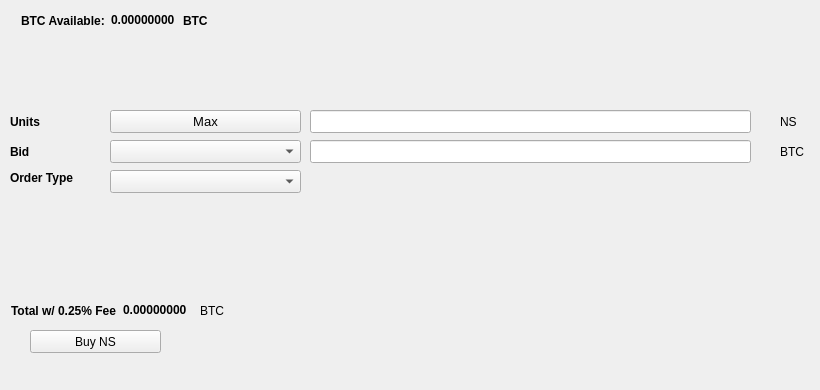
   <widget class="QWidget" name="BuyTab">
    <attribute name="title">
     <string>Buy</string>
    </attribute>
    <widget class="QPushButton" name="BuyNS">
     <property name="geometry">
      <rect>
       <x>30</x>
       <y>330</y>
       <width>131</width>
       <height>23</height>
      </rect>
     </property>
     <property name="text">
      <string>Buy NS</string>
     </property>
     <property name="icon">
      <iconset resource="../nodestats.qrc">
       <normaloff>:/icons/bitcoin</normaloff>:/icons/bitcoin</iconset>
     </property>
    </widget>
    <widget class="QLabel" name="label_3">
     <property name="geometry">
      <rect>
       <x>10</x>
       <y>110</y>
       <width>46</width>
       <height>23</height>
      </rect>
     </property>
     <property name="font">
      <font>
       <weight>75</weight>
       <bold>true</bold>
      </font>
     </property>
     <property name="text">
      <string>Units</string>
     </property>
    </widget>
    <widget class="QLineEdit" name="UnitsInput">
     <property name="geometry">
      <rect>
       <x>310</x>
       <y>110</y>
       <width>441</width>
       <height>23</height>
      </rect>
     </property>
     <property name="font">
      <font>
       <pointsize>9</pointsize>
       <weight>75</weight>
       <bold>true</bold>
      </font>
     </property>
    </widget>
    <widget class="QLineEdit" name="BuyBidPriceEdit">
     <property name="geometry">
      <rect>
       <x>310</x>
       <y>140</y>
       <width>441</width>
       <height>23</height>
      </rect>
     </property>
     <property name="font">
      <font>
       <pointsize>9</pointsize>
       <weight>75</weight>
       <bold>true</bold>
      </font>
     </property>
    </widget>
    <widget class="QLabel" name="label_4">
     <property name="geometry">
      <rect>
       <x>780</x>
       <y>110</y>
       <width>31</width>
       <height>23</height>
      </rect>
     </property>
     <property name="text">
      <string>NS</string>
     </property>
    </widget>
    <widget class="QLabel" name="label_5">
     <property name="geometry">
      <rect>
       <x>780</x>
       <y>140</y>
       <width>31</width>
       <height>23</height>
      </rect>
     </property>
     <property name="text">
      <string>BTC</string>
     </property>
    </widget>
    <widget class="QLabel" name="label_6">
     <property name="geometry">
      <rect>
       <x>10</x>
       <y>140</y>
       <width>46</width>
       <height>23</height>
      </rect>
     </property>
     <property name="font">
      <font>
       <weight>75</weight>
       <bold>true</bold>
      </font>
     </property>
     <property name="text">
      <string>Bid</string>
     </property>
    </widget>
    <widget class="QLabel" name="label_7">
     <property name="geometry">
      <rect>
       <x>10</x>
       <y>170</y>
       <width>91</width>
       <height>16</height>
      </rect>
     </property>
     <property name="font">
      <font>
       <weight>75</weight>
       <bold>true</bold>
      </font>
     </property>
     <property name="text">
      <string>Order Type</string>
     </property>
    </widget>
    <widget class="QPushButton" name="Buy_Max_Amount">
     <property name="geometry">
      <rect>
       <x>110</x>
       <y>110</y>
       <width>191</width>
       <height>23</height>
      </rect>
     </property>
     <property name="font">
      <font>
       <pointsize>10</pointsize>
      </font>
     </property>
     <property name="text">
      <string>Max</string>
     </property>
    </widget>
    <widget class="QComboBox" name="BuyBidcomboBox">
     <property name="geometry">
      <rect>
       <x>110</x>
       <y>140</y>
       <width>191</width>
       <height>23</height>
      </rect>
     </property>
     <property name="font">
      <font>
       <pointsize>10</pointsize>
      </font>
     </property>
    </widget>
    <widget class="QComboBox" name="buyOrdertypeCombo">
     <property name="geometry">
      <rect>
       <x>110</x>
       <y>170</y>
       <width>191</width>
       <height>23</height>
      </rect>
     </property>
     <property name="font">
      <font>
       <pointsize>10</pointsize>
      </font>
     </property>
    </widget>
    <widget class="QWidget" name="layoutWidget1">
     <property name="geometry">
      <rect>
       <x>21</x>
       <y>11</y>
       <width>227</width>
       <height>19</height>
      </rect>
     </property>
     <layout class="QHBoxLayout" name="horizontalLayout_3">
      <item>
       <widget class="QLabel" name="label232">
        <property name="font">
         <font>
          <weight>75</weight>
          <bold>true</bold>
         </font>
        </property>
        <property name="text">
         <string>BTC Available:</string>
        </property>
       </widget>
      </item>
      <item>
       <widget class="QLabel" name="BtcAvailableLbl">
        <property name="palette">
         <palette>
          <active>
           <colorrole role="WindowText">
            <brush brushstyle="SolidPattern">
             <color alpha="255">
              <red>0</red>
              <green>0</green>
              <blue>0</blue>
             </color>
            </brush>
           </colorrole>
           <colorrole role="Button">
            <brush brushstyle="SolidPattern">
             <color alpha="255">
              <red>0</red>
              <green>170</green>
              <blue>0</blue>
             </color>
            </brush>
           </colorrole>
           <colorrole role="Light">
            <brush brushstyle="SolidPattern">
             <color alpha="255">
              <red>0</red>
              <green>255</green>
              <blue>0</blue>
             </color>
            </brush>
           </colorrole>
           <colorrole role="Midlight">
            <brush brushstyle="SolidPattern">
             <color alpha="255">
              <red>0</red>
              <green>212</green>
              <blue>0</blue>
             </color>
            </brush>
           </colorrole>
           <colorrole role="Dark">
            <brush brushstyle="SolidPattern">
             <color alpha="255">
              <red>0</red>
              <green>85</green>
              <blue>0</blue>
             </color>
            </brush>
           </colorrole>
           <colorrole role="Mid">
            <brush brushstyle="SolidPattern">
             <color alpha="255">
              <red>0</red>
              <green>113</green>
              <blue>0</blue>
             </color>
            </brush>
           </colorrole>
           <colorrole role="Text">
            <brush brushstyle="SolidPattern">
             <color alpha="255">
              <red>0</red>
              <green>170</green>
              <blue>0</blue>
             </color>
            </brush>
           </colorrole>
           <colorrole role="BrightText">
            <brush brushstyle="SolidPattern">
             <color alpha="255">
              <red>255</red>
              <green>255</green>
              <blue>255</blue>
             </color>
            </brush>
           </colorrole>
           <colorrole role="ButtonText">
            <brush brushstyle="SolidPattern">
             <color alpha="255">
              <red>0</red>
              <green>0</green>
              <blue>0</blue>
             </color>
            </brush>
           </colorrole>
           <colorrole role="Base">
            <brush brushstyle="SolidPattern">
             <color alpha="255">
              <red>255</red>
              <green>255</green>
              <blue>255</blue>
             </color>
            </brush>
           </colorrole>
           <colorrole role="Window">
            <brush brushstyle="SolidPattern">
             <color alpha="255">
              <red>0</red>
              <green>170</green>
              <blue>0</blue>
             </color>
            </brush>
           </colorrole>
           <colorrole role="Shadow">
            <brush brushstyle="SolidPattern">
             <color alpha="255">
              <red>0</red>
              <green>0</green>
              <blue>0</blue>
             </color>
            </brush>
           </colorrole>
           <colorrole role="AlternateBase">
            <brush brushstyle="SolidPattern">
             <color alpha="255">
              <red>127</red>
              <green>212</green>
              <blue>127</blue>
             </color>
            </brush>
           </colorrole>
           <colorrole role="ToolTipBase">
            <brush brushstyle="SolidPattern">
             <color alpha="255">
              <red>255</red>
              <green>255</green>
              <blue>220</blue>
             </color>
            </brush>
           </colorrole>
           <colorrole role="ToolTipText">
            <brush brushstyle="SolidPattern">
             <color alpha="255">
              <red>0</red>
              <green>0</green>
              <blue>0</blue>
             </color>
            </brush>
           </colorrole>
          </active>
          <inactive>
           <colorrole role="WindowText">
            <brush brushstyle="SolidPattern">
             <color alpha="255">
              <red>0</red>
              <green>0</green>
              <blue>0</blue>
             </color>
            </brush>
           </colorrole>
           <colorrole role="Button">
            <brush brushstyle="SolidPattern">
             <color alpha="255">
              <red>0</red>
              <green>170</green>
              <blue>0</blue>
             </color>
            </brush>
           </colorrole>
           <colorrole role="Light">
            <brush brushstyle="SolidPattern">
             <color alpha="255">
              <red>0</red>
              <green>255</green>
              <blue>0</blue>
             </color>
            </brush>
           </colorrole>
           <colorrole role="Midlight">
            <brush brushstyle="SolidPattern">
             <color alpha="255">
              <red>0</red>
              <green>212</green>
              <blue>0</blue>
             </color>
            </brush>
           </colorrole>
           <colorrole role="Dark">
            <brush brushstyle="SolidPattern">
             <color alpha="255">
              <red>0</red>
              <green>85</green>
              <blue>0</blue>
             </color>
            </brush>
           </colorrole>
           <colorrole role="Mid">
            <brush brushstyle="SolidPattern">
             <color alpha="255">
              <red>0</red>
              <green>113</green>
              <blue>0</blue>
             </color>
            </brush>
           </colorrole>
           <colorrole role="Text">
            <brush brushstyle="SolidPattern">
             <color alpha="255">
              <red>0</red>
              <green>170</green>
              <blue>0</blue>
             </color>
            </brush>
           </colorrole>
           <colorrole role="BrightText">
            <brush brushstyle="SolidPattern">
             <color alpha="255">
              <red>255</red>
              <green>255</green>
              <blue>255</blue>
             </color>
            </brush>
           </colorrole>
           <colorrole role="ButtonText">
            <brush brushstyle="SolidPattern">
             <color alpha="255">
              <red>0</red>
              <green>0</green>
              <blue>0</blue>
             </color>
            </brush>
           </colorrole>
           <colorrole role="Base">
            <brush brushstyle="SolidPattern">
             <color alpha="255">
              <red>255</red>
              <green>255</green>
              <blue>255</blue>
             </color>
            </brush>
           </colorrole>
           <colorrole role="Window">
            <brush brushstyle="SolidPattern">
             <color alpha="255">
              <red>0</red>
              <green>170</green>
              <blue>0</blue>
             </color>
            </brush>
           </colorrole>
           <colorrole role="Shadow">
            <brush brushstyle="SolidPattern">
             <color alpha="255">
              <red>0</red>
              <green>0</green>
              <blue>0</blue>
             </color>
            </brush>
           </colorrole>
           <colorrole role="AlternateBase">
            <brush brushstyle="SolidPattern">
             <color alpha="255">
              <red>127</red>
              <green>212</green>
              <blue>127</blue>
             </color>
            </brush>
           </colorrole>
           <colorrole role="ToolTipBase">
            <brush brushstyle="SolidPattern">
             <color alpha="255">
              <red>255</red>
              <green>255</green>
              <blue>220</blue>
             </color>
            </brush>
           </colorrole>
           <colorrole role="ToolTipText">
            <brush brushstyle="SolidPattern">
             <color alpha="255">
              <red>0</red>
              <green>0</green>
              <blue>0</blue>
             </color>
            </brush>
           </colorrole>
          </inactive>
          <disabled>
           <colorrole role="WindowText">
            <brush brushstyle="SolidPattern">
             <color alpha="255">
              <red>0</red>
              <green>85</green>
              <blue>0</blue>
             </color>
            </brush>
           </colorrole>
           <colorrole role="Button">
            <brush brushstyle="SolidPattern">
             <color alpha="255">
              <red>0</red>
              <green>170</green>
              <blue>0</blue>
             </color>
            </brush>
           </colorrole>
           <colorrole role="Light">
            <brush brushstyle="SolidPattern">
             <color alpha="255">
              <red>0</red>
              <green>255</green>
              <blue>0</blue>
             </color>
            </brush>
           </colorrole>
           <colorrole role="Midlight">
            <brush brushstyle="SolidPattern">
             <color alpha="255">
              <red>0</red>
              <green>212</green>
              <blue>0</blue>
             </color>
            </brush>
           </colorrole>
           <colorrole role="Dark">
            <brush brushstyle="SolidPattern">
             <color alpha="255">
              <red>0</red>
              <green>85</green>
              <blue>0</blue>
             </color>
            </brush>
           </colorrole>
           <colorrole role="Mid">
            <brush brushstyle="SolidPattern">
             <color alpha="255">
              <red>0</red>
              <green>113</green>
              <blue>0</blue>
             </color>
            </brush>
           </colorrole>
           <colorrole role="Text">
            <brush brushstyle="SolidPattern">
             <color alpha="255">
              <red>0</red>
              <green>85</green>
              <blue>0</blue>
             </color>
            </brush>
           </colorrole>
           <colorrole role="BrightText">
            <brush brushstyle="SolidPattern">
             <color alpha="255">
              <red>255</red>
              <green>255</green>
              <blue>255</blue>
             </color>
            </brush>
           </colorrole>
           <colorrole role="ButtonText">
            <brush brushstyle="SolidPattern">
             <color alpha="255">
              <red>0</red>
              <green>85</green>
              <blue>0</blue>
             </color>
            </brush>
           </colorrole>
           <colorrole role="Base">
            <brush brushstyle="SolidPattern">
             <color alpha="255">
              <red>0</red>
              <green>170</green>
              <blue>0</blue>
             </color>
            </brush>
           </colorrole>
           <colorrole role="Window">
            <brush brushstyle="SolidPattern">
             <color alpha="255">
              <red>0</red>
              <green>170</green>
              <blue>0</blue>
             </color>
            </brush>
           </colorrole>
           <colorrole role="Shadow">
            <brush brushstyle="SolidPattern">
             <color alpha="255">
              <red>0</red>
              <green>0</green>
              <blue>0</blue>
             </color>
            </brush>
           </colorrole>
           <colorrole role="AlternateBase">
            <brush brushstyle="SolidPattern">
             <color alpha="255">
              <red>0</red>
              <green>170</green>
              <blue>0</blue>
             </color>
            </brush>
           </colorrole>
           <colorrole role="ToolTipBase">
            <brush brushstyle="SolidPattern">
             <color alpha="255">
              <red>255</red>
              <green>255</green>
              <blue>220</blue>
             </color>
            </brush>
           </colorrole>
           <colorrole role="ToolTipText">
            <brush brushstyle="SolidPattern">
             <color alpha="255">
              <red>0</red>
              <green>0</green>
              <blue>0</blue>
             </color>
            </brush>
           </colorrole>
          </disabled>
         </palette>
        </property>
        <property name="font">
         <font>
          <weight>75</weight>
          <bold>true</bold>
         </font>
        </property>
        <property name="text">
         <string>0.00000000</string>
        </property>
        <property name="textInteractionFlags">
         <set>Qt::LinksAccessibleByMouse|Qt::TextSelectableByKeyboard|Qt::TextSelectableByMouse</set>
        </property>
       </widget>
      </item>
      <item>
       <widget class="QLabel" name="BtcAvailableLbl_2">
        <property name="font">
         <font>
          <weight>75</weight>
          <bold>true</bold>
         </font>
        </property>
        <property name="text">
         <string>BTC</string>
        </property>
       </widget>
      </item>
     </layout>
    </widget>
    <widget class="QWidget" name="layoutWidge2">
     <property name="geometry">
      <rect>
       <x>11</x>
       <y>301</y>
       <width>259</width>
       <height>19</height>
      </rect>
     </property>
     <layout class="QHBoxLayout" name="horizontalLayout_4">
      <item>
       <widget class="QLabel" name="label_9">
        <property name="font">
         <font>
          <weight>75</weight>
          <bold>true</bold>
         </font>
        </property>
        <property name="text">
         <string>Total w/ 0.25% Fee</string>
        </property>
       </widget>
      </item>
      <item>
       <widget class="QLabel" name="BuyCostLabel">
        <property name="palette">
         <palette>
          <active>
           <colorrole role="WindowText">
            <brush brushstyle="SolidPattern">
             <color alpha="255">
              <red>0</red>
              <green>0</green>
              <blue>0</blue>
             </color>
            </brush>
           </colorrole>
           <colorrole role="Button">
            <brush brushstyle="SolidPattern">
             <color alpha="255">
              <red>0</red>
              <green>170</green>
              <blue>0</blue>
             </color>
            </brush>
           </colorrole>
           <colorrole role="Light">
            <brush brushstyle="SolidPattern">
             <color alpha="255">
              <red>0</red>
              <green>255</green>
              <blue>0</blue>
             </color>
            </brush>
           </colorrole>
           <colorrole role="Midlight">
            <brush brushstyle="SolidPattern">
             <color alpha="255">
              <red>0</red>
              <green>212</green>
              <blue>0</blue>
             </color>
            </brush>
           </colorrole>
           <colorrole role="Dark">
            <brush brushstyle="SolidPattern">
             <color alpha="255">
              <red>0</red>
              <green>85</green>
              <blue>0</blue>
             </color>
            </brush>
           </colorrole>
           <colorrole role="Mid">
            <brush brushstyle="SolidPattern">
             <color alpha="255">
              <red>0</red>
              <green>113</green>
              <blue>0</blue>
             </color>
            </brush>
           </colorrole>
           <colorrole role="Text">
            <brush brushstyle="SolidPattern">
             <color alpha="255">
              <red>0</red>
              <green>170</green>
              <blue>0</blue>
             </color>
            </brush>
           </colorrole>
           <colorrole role="BrightText">
            <brush brushstyle="SolidPattern">
             <color alpha="255">
              <red>255</red>
              <green>255</green>
              <blue>255</blue>
             </color>
            </brush>
           </colorrole>
           <colorrole role="ButtonText">
            <brush brushstyle="SolidPattern">
             <color alpha="255">
              <red>0</red>
              <green>0</green>
              <blue>0</blue>
             </color>
            </brush>
           </colorrole>
           <colorrole role="Base">
            <brush brushstyle="SolidPattern">
             <color alpha="255">
              <red>255</red>
              <green>255</green>
              <blue>255</blue>
             </color>
            </brush>
           </colorrole>
           <colorrole role="Window">
            <brush brushstyle="SolidPattern">
             <color alpha="255">
              <red>0</red>
              <green>170</green>
              <blue>0</blue>
             </color>
            </brush>
           </colorrole>
           <colorrole role="Shadow">
            <brush brushstyle="SolidPattern">
             <color alpha="255">
              <red>0</red>
              <green>0</green>
              <blue>0</blue>
             </color>
            </brush>
           </colorrole>
           <colorrole role="AlternateBase">
            <brush brushstyle="SolidPattern">
             <color alpha="255">
              <red>127</red>
              <green>212</green>
              <blue>127</blue>
             </color>
            </brush>
           </colorrole>
           <colorrole role="ToolTipBase">
            <brush brushstyle="SolidPattern">
             <color alpha="255">
              <red>255</red>
              <green>255</green>
              <blue>220</blue>
             </color>
            </brush>
           </colorrole>
           <colorrole role="ToolTipText">
            <brush brushstyle="SolidPattern">
             <color alpha="255">
              <red>0</red>
              <green>0</green>
              <blue>0</blue>
             </color>
            </brush>
           </colorrole>
          </active>
          <inactive>
           <colorrole role="WindowText">
            <brush brushstyle="SolidPattern">
             <color alpha="255">
              <red>0</red>
              <green>0</green>
              <blue>0</blue>
             </color>
            </brush>
           </colorrole>
           <colorrole role="Button">
            <brush brushstyle="SolidPattern">
             <color alpha="255">
              <red>0</red>
              <green>170</green>
              <blue>0</blue>
             </color>
            </brush>
           </colorrole>
           <colorrole role="Light">
            <brush brushstyle="SolidPattern">
             <color alpha="255">
              <red>0</red>
              <green>255</green>
              <blue>0</blue>
             </color>
            </brush>
           </colorrole>
           <colorrole role="Midlight">
            <brush brushstyle="SolidPattern">
             <color alpha="255">
              <red>0</red>
              <green>212</green>
              <blue>0</blue>
             </color>
            </brush>
           </colorrole>
           <colorrole role="Dark">
            <brush brushstyle="SolidPattern">
             <color alpha="255">
              <red>0</red>
              <green>85</green>
              <blue>0</blue>
             </color>
            </brush>
           </colorrole>
           <colorrole role="Mid">
            <brush brushstyle="SolidPattern">
             <color alpha="255">
              <red>0</red>
              <green>113</green>
              <blue>0</blue>
             </color>
            </brush>
           </colorrole>
           <colorrole role="Text">
            <brush brushstyle="SolidPattern">
             <color alpha="255">
              <red>0</red>
              <green>170</green>
              <blue>0</blue>
             </color>
            </brush>
           </colorrole>
           <colorrole role="BrightText">
            <brush brushstyle="SolidPattern">
             <color alpha="255">
              <red>255</red>
              <green>255</green>
              <blue>255</blue>
             </color>
            </brush>
           </colorrole>
           <colorrole role="ButtonText">
            <brush brushstyle="SolidPattern">
             <color alpha="255">
              <red>0</red>
              <green>0</green>
              <blue>0</blue>
             </color>
            </brush>
           </colorrole>
           <colorrole role="Base">
            <brush brushstyle="SolidPattern">
             <color alpha="255">
              <red>255</red>
              <green>255</green>
              <blue>255</blue>
             </color>
            </brush>
           </colorrole>
           <colorrole role="Window">
            <brush brushstyle="SolidPattern">
             <color alpha="255">
              <red>0</red>
              <green>170</green>
              <blue>0</blue>
             </color>
            </brush>
           </colorrole>
           <colorrole role="Shadow">
            <brush brushstyle="SolidPattern">
             <color alpha="255">
              <red>0</red>
              <green>0</green>
              <blue>0</blue>
             </color>
            </brush>
           </colorrole>
           <colorrole role="AlternateBase">
            <brush brushstyle="SolidPattern">
             <color alpha="255">
              <red>127</red>
              <green>212</green>
              <blue>127</blue>
             </color>
            </brush>
           </colorrole>
           <colorrole role="ToolTipBase">
            <brush brushstyle="SolidPattern">
             <color alpha="255">
              <red>255</red>
              <green>255</green>
              <blue>220</blue>
             </color>
            </brush>
           </colorrole>
           <colorrole role="ToolTipText">
            <brush brushstyle="SolidPattern">
             <color alpha="255">
              <red>0</red>
              <green>0</green>
              <blue>0</blue>
             </color>
            </brush>
           </colorrole>
          </inactive>
          <disabled>
           <colorrole role="WindowText">
            <brush brushstyle="SolidPattern">
             <color alpha="255">
              <red>0</red>
              <green>85</green>
              <blue>0</blue>
             </color>
            </brush>
           </colorrole>
           <colorrole role="Button">
            <brush brushstyle="SolidPattern">
             <color alpha="255">
              <red>0</red>
              <green>170</green>
              <blue>0</blue>
             </color>
            </brush>
           </colorrole>
           <colorrole role="Light">
            <brush brushstyle="SolidPattern">
             <color alpha="255">
              <red>0</red>
              <green>255</green>
              <blue>0</blue>
             </color>
            </brush>
           </colorrole>
           <colorrole role="Midlight">
            <brush brushstyle="SolidPattern">
             <color alpha="255">
              <red>0</red>
              <green>212</green>
              <blue>0</blue>
             </color>
            </brush>
           </colorrole>
           <colorrole role="Dark">
            <brush brushstyle="SolidPattern">
             <color alpha="255">
              <red>0</red>
              <green>85</green>
              <blue>0</blue>
             </color>
            </brush>
           </colorrole>
           <colorrole role="Mid">
            <brush brushstyle="SolidPattern">
             <color alpha="255">
              <red>0</red>
              <green>113</green>
              <blue>0</blue>
             </color>
            </brush>
           </colorrole>
           <colorrole role="Text">
            <brush brushstyle="SolidPattern">
             <color alpha="255">
              <red>0</red>
              <green>85</green>
              <blue>0</blue>
             </color>
            </brush>
           </colorrole>
           <colorrole role="BrightText">
            <brush brushstyle="SolidPattern">
             <color alpha="255">
              <red>255</red>
              <green>255</green>
              <blue>255</blue>
             </color>
            </brush>
           </colorrole>
           <colorrole role="ButtonText">
            <brush brushstyle="SolidPattern">
             <color alpha="255">
              <red>0</red>
              <green>85</green>
              <blue>0</blue>
             </color>
            </brush>
           </colorrole>
           <colorrole role="Base">
            <brush brushstyle="SolidPattern">
             <color alpha="255">
              <red>0</red>
              <green>170</green>
              <blue>0</blue>
             </color>
            </brush>
           </colorrole>
           <colorrole role="Window">
            <brush brushstyle="SolidPattern">
             <color alpha="255">
              <red>0</red>
              <green>170</green>
              <blue>0</blue>
             </color>
            </brush>
           </colorrole>
           <colorrole role="Shadow">
            <brush brushstyle="SolidPattern">
             <color alpha="255">
              <red>0</red>
              <green>0</green>
              <blue>0</blue>
             </color>
            </brush>
           </colorrole>
           <colorrole role="AlternateBase">
            <brush brushstyle="SolidPattern">
             <color alpha="255">
              <red>0</red>
              <green>170</green>
              <blue>0</blue>
             </color>
            </brush>
           </colorrole>
           <colorrole role="ToolTipBase">
            <brush brushstyle="SolidPattern">
             <color alpha="255">
              <red>255</red>
              <green>255</green>
              <blue>220</blue>
             </color>
            </brush>
           </colorrole>
           <colorrole role="ToolTipText">
            <brush brushstyle="SolidPattern">
             <color alpha="255">
              <red>0</red>
              <green>0</green>
              <blue>0</blue>
             </color>
            </brush>
           </colorrole>
          </disabled>
         </palette>
        </property>
        <property name="font">
         <font>
          <weight>75</weight>
          <bold>true</bold>
         </font>
        </property>
        <property name="autoFillBackground">
         <bool>false</bool>
        </property>
        <property name="text">
         <string>0.00000000</string>
        </property>
        <property name="textInteractionFlags">
         <set>Qt::LinksAccessibleByMouse|Qt::TextSelectableByMouse</set>
        </property>
       </widget>
      </item>
      <item>
       <widget class="QLabel" name="label_10">
        <property name="font">
         <font>
          <weight>50</weight>
          <bold>false</bold>
         </font>
        </property>
        <property name="text">
         <string>BTC</string>
        </property>
       </widget>
      </item>
     </layout>
    </widget>
    <widget class="QLabel" name="label_24">
     <property name="geometry">
      <rect>
       <x>460</x>
       <y>300</y>
       <width>281</width>
       <height>81</height>
      </rect>
     </property>
     <property name="text">
      <string/>
     </property>
     <property name="pixmap">
      <pixmap>:/images/bittrex</pixmap>
     </property>
    </widget>
   </widget>
